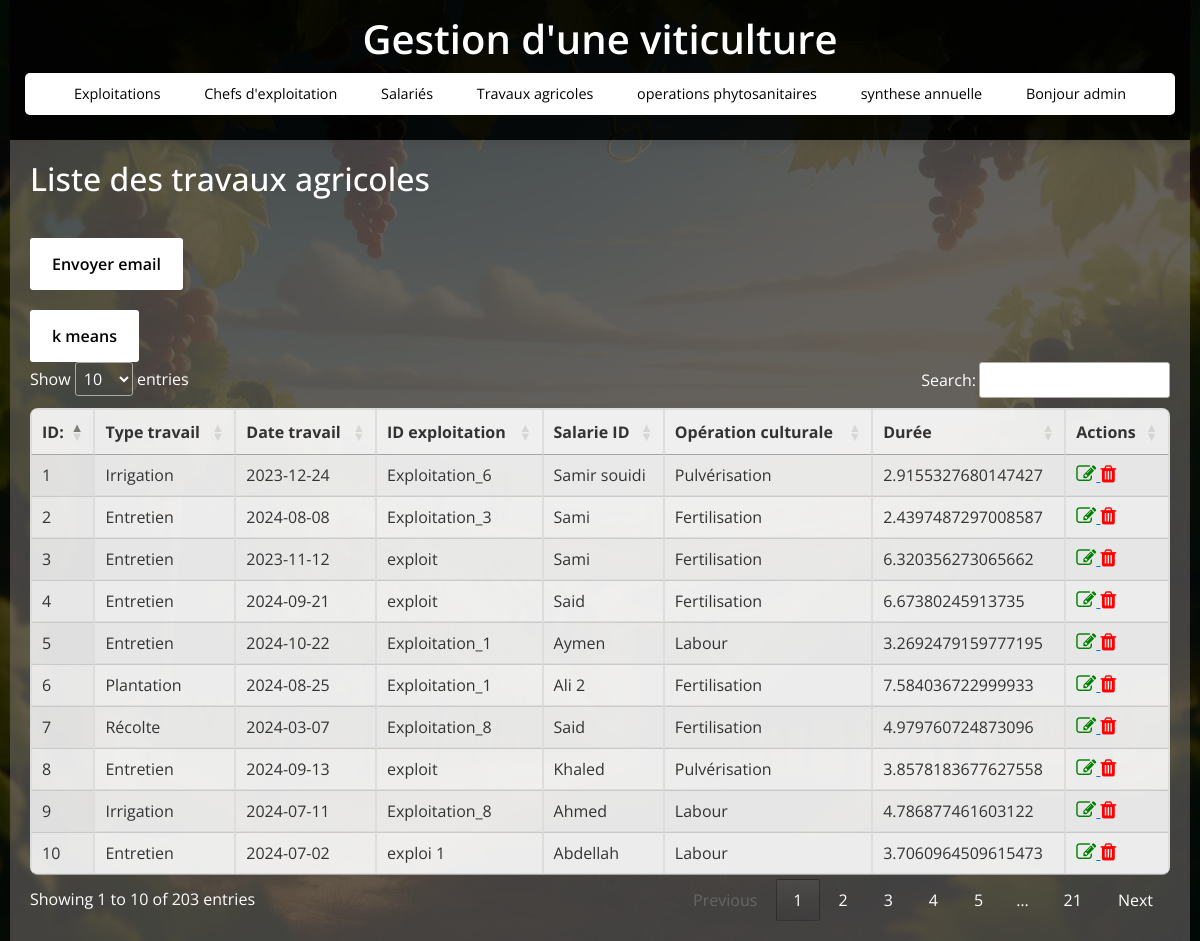
Page /travaux (signed in) on the committed database.
### tables this page shows
CREATE TABLE travaux_agricoles (
                    id_travail INTEGER PRIMARY KEY,
                    type_travail TEXT,
                    date_travail TEXT,
                    id_exploitation INTEGER,
                    salarie_id INTEGER,
                    operation_culturale TEXT,
                    Duree FLOAT,
                    id_operation_sanitaire INTEGER,
                    FOREIGN KEY(id_operation_sanitaire) REFERENCES operations_phytosanitaires(id_operation_sanitaire),
                    FOREIGN KEY(id_exploitation) REFERENCES exploitations(id_exploitation)
                );

CREATE TABLE exploitations (
                    id_exploitation INTEGER PRIMARY KEY,
                    nom_exploitation TEXT,
                    superficie REAL
                );

CREATE TABLE salaries (
                    id_salarie INTEGER PRIMARY KEY,
                    identifiant_sal TEXT,
                    nom_salarie TEXT,
                    prenom_salarie TEXT,
                    date_embauche TEXT,
                    id_exploitation INTEGER,
                    FOREIGN KEY(id_exploitation) REFERENCES exploitations(id_exploitation)
                );

### app.py (the view)
@app.route('/travaux')
def travaux():
    if 'user_id' not in session:
        return redirect(url_for('login'))
    conn = get_db_connection()
    travaux = conn.execute('SELECT * FROM travaux_agricoles  join exploitations on exploitations.id_exploitation=travaux_agricoles.id_exploitation join salaries on salaries.id_salarie=travaux_agricoles.salarie_id ').fetchall()
    conn.close()
    return render_template('travaux_agricoles.html', travaux=travaux)

### app.py (called while the page is built)
def get_db_connection():
    conn = sqlite3.connect(DB_NAME)
    conn.row_factory = sqlite3.Row  # Retourne les résultats sous forme de dictionnaire
    return conn

### templates/travaux_agricoles.html (shortened to what this page needs)
{% extends 'base.html' %}
{% block content %}
    <h2>Liste des travaux agricoles</h2>
    <form action="{{ url_for('envoimail', nom=session.get('admin')) }}" method="POST">
        <button class="button" type="submit">Envoyer email</button>
    </form>
    <form action="{{ url_for('clustering_graph') }}" method="POST">
        <button class="button" type="submit">k means</button>
    </form>
    <table id="travauxTable" class="display">
        <thead>
            <tr>
                <th>ID:</th>
                <th>Type travail</th>
                <th>Date travail</th>
                <th>ID exploitation</th>
                <th>Salarie ID</th>
                <th>Opération culturale</th>
                <th>Durée</th>
                <th>Actions</th>
            </tr>
        </thead>
        <tbody>
            {% for travail in travaux %}
            <tr>
                <td>{{ travail.id_travail }}</td>
                <td>{{ travail.type_travail }}</td>
                <td>{{ travail.date_travail }}</td>
                <td>{{ travail.nom_exploitation }}</td>
                <td>{{ travail.nom_salarie }}  {{ travail.prenom_salarie }}</td>
                <td>{{ travail.operation_culturale }}</td>
                <td>{{ travail.Duree }}</td>
                <td>
                    <a href="{{ url_for('edit_travail', id=travail.id_travail) }}">
                        <i class="fa fa-edit" style="font-size:20px;color:green"></i>
                    </a>
                    <a href="{{ url_for('delete_travail', id=travail.id_travail) }}">
                        <i class="fa fa-trash" style="font-size:20px;color:red;"></i>
                    </a>
                </td>
            </tr>
            {% endfor %}
        </tbody>
    </table>
{% endblock %}

### static/style.css (style rules this page uses)
* { margin: 0; padding: 0; box-sizing: border-box; font-family: "Open Sans", sans-serif; }
body { display: flex; flex-direction: column; align-items: center; justify-content: flex-start; min-height: 100vh; width: 100%; background: url("./img/viticulture.webp") center/cover no-repeat, #000; padding: 0 10px; position: relative; overflow-y: auto; color: #fff; }
body::before { content: ""; position: absolute; width: 100%; height: 100%; background: rgba(0, 0, 0, 0.7); z-index: -1; }
table { width: 100%; border-collapse: collapse; margin-top: 20px; background: rgba(255, 255, 255, 0.9); color: #333; border-radius: 8px; overflow: hidden; }
table, th, td { border: 1px solid #ddd; }
th, td { padding: 8px; text-align: left; }
h2 { font-size: 2rem; margin-bottom: 20px; color: #fff; }
.button { background: #fff; color: #000; font-weight: 600; border: none; padding: 12px 20px; cursor: pointer; border-radius: 3px; font-size: 16px; border: 2px solid transparent; transition: 0.3s ease; margin-top: 20px; }

### rows in the picture
travaux_agricoles: id_travail "1", type_travail "Irrigation", date_travail "2023-12-24", nom_exploitation "Exploitation_6", nom_salarie "Samir", prenom_salarie "souidi", operation_culturale "Pulvérisation", Duree "2.9155327680147427"
travaux_agricoles: id_travail "2", type_travail "Entretien", date_travail "2024-08-08", nom_exploitation "Exploitation_3", nom_salarie "Sami", operation_culturale "Fertilisation", Duree "2.4397487297008587"
travaux_agricoles: id_travail "3", type_travail "Entretien", date_travail "2023-11-12", nom_exploitation "exploit", nom_salarie "Sami", operation_culturale "Fertilisation", Duree "6.320356273065662"
travaux_agricoles: id_travail "4", type_travail "Entretien", date_travail "2024-09-21", nom_exploitation "exploit", nom_salarie "Said", operation_culturale "Fertilisation", Duree "6.67380245913735"
travaux_agricoles: id_travail "5", type_travail "Entretien", date_travail "2024-10-22", nom_exploitation "Exploitation_1", nom_salarie "Aymen", operation_culturale "Labour", Duree "3.2692479159777195"
travaux_agricoles: id_travail "6", type_travail "Plantation", date_travail "2024-08-25", nom_exploitation "Exploitation_1", nom_salarie "Ali 2", operation_culturale "Fertilisation", Duree "7.584036722999933"
travaux_agricoles: id_travail "7", type_travail "Récolte", date_travail "2024-03-07", nom_exploitation "Exploitation_8", nom_salarie "Said", operation_culturale "Fertilisation", Duree "4.979760724873096"
travaux_agricoles: id_travail "8", type_travail "Entretien", date_travail "2024-09-13", nom_exploitation "exploit", nom_salarie "Khaled", operation_culturale "Pulvérisation", Duree "3.8578183677627558"
travaux_agricoles: id_travail "9", type_travail "Irrigation", date_travail "2024-07-11", nom_exploitation "Exploitation_8", nom_salarie "Ahmed", operation_culturale "Labour", Duree "4.786877461603122"
travaux_agricoles: id_travail "10", type_travail "Entretien", date_travail "2024-07-02", nom_exploitation "exploi 1", nom_salarie "Abdellah", operation_culturale "Labour", Duree "3.7060964509615473"

### other values in the picture
{{ session.get('admin') }} "admin"
